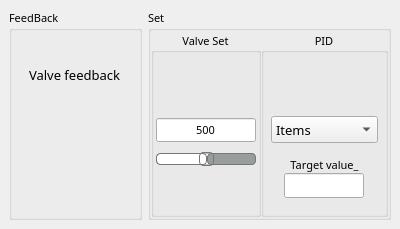
  <widget class="QDockWidget" name="control_dock">
   <property name="font">
    <font>
     <family>Rubik</family>
     <pointsize>8</pointsize>
    </font>
   </property>
   <property name="features">
    <set>QDockWidget::DockWidgetMovable</set>
   </property>
   <property name="windowTitle">
    <string>Control</string>
   </property>
   <attribute name="dockWidgetArea">
    <number>8</number>
   </attribute>
   <widget class="QWidget" name="dockWidgetContents_4">
    <layout class="QHBoxLayout" name="horizontalLayout_2">
     <item>
      <widget class="QGroupBox" name="valveFeedback_groupBox">
       <property name="font">
        <font>
         <family>Rubik</family>
        </font>
       </property>
       <property name="title">
        <string>FeedBack</string>
       </property>
       <property name="alignment">
        <set>Qt::AlignLeading|Qt::AlignLeft|Qt::AlignTop</set>
       </property>
       <property name="flat">
        <bool>false</bool>
       </property>
       <layout class="QVBoxLayout" name="verticalLayout_7">
        <property name="spacing">
         <number>2</number>
        </property>
        <property name="leftMargin">
         <number>2</number>
        </property>
        <property name="topMargin">
         <number>2</number>
        </property>
        <property name="rightMargin">
         <number>2</number>
        </property>
        <property name="bottomMargin">
         <number>2</number>
        </property>
        <item>
         <layout class="QVBoxLayout" name="verticalLayout_6">
          <item>
           <layout class="QHBoxLayout" name="horizontalLayout_12">
            <item>
             <widget class="QLabel" name="valve_label">
              <property name="sizePolicy">
               <sizepolicy hsizetype="Fixed" vsizetype="Fixed">
                <horstretch>0</horstretch>
                <verstretch>0</verstretch>
               </sizepolicy>
              </property>
              <property name="minimumSize">
               <size>
                <width>0</width>
                <height>30</height>
               </size>
              </property>
              <property name="font">
               <font>
                <family>Rubik</family>
                <pointsize>11</pointsize>
               </font>
              </property>
              <property name="text">
               <string/>
              </property>
             </widget>
            </item>
           </layout>
          </item>
          <item>
           <layout class="QHBoxLayout" name="horizontalLayout_29">
            <item>
             <widget class="QLineEdit" name="lineEdit_7">
              <property name="sizePolicy">
               <sizepolicy hsizetype="Fixed" vsizetype="Fixed">
                <horstretch>0</horstretch>
                <verstretch>0</verstretch>
               </sizepolicy>
              </property>
              <property name="font">
               <font>
                <family>Rubik</family>
                <pointsize>10</pointsize>
               </font>
              </property>
              <property name="styleSheet">
               <string notr="true">	background: transparent;</string>
              </property>
              <property name="text">
               <string>Valve feedback</string>
              </property>
              <property name="frame">
               <bool>false</bool>
              </property>
              <property name="alignment">
               <set>Qt::AlignCenter</set>
              </property>
             </widget>
            </item>
           </layout>
          </item>
          <item>
           <layout class="QHBoxLayout" name="horizontalLayout_11">
            <item>
             <widget class="QPushButton" name="valve_button">
              <property name="sizePolicy">
               <sizepolicy hsizetype="Fixed" vsizetype="Fixed">
                <horstretch>45</horstretch>
                <verstretch>45</verstretch>
               </sizepolicy>
              </property>
              <property name="minimumSize">
               <size>
                <width>45</width>
                <height>45</height>
               </size>
              </property>
              <property name="text">
               <string/>
              </property>
              <property name="icon">
               <iconset resource="Resources/files.qrc">
                <normaloff>:/item_icons/item_svg/valve_feedback.svg</normaloff>
                <normalon>:/item_icons/item_svg/valve_feedback_active.svg</normalon>:/item_icons/item_svg/valve_feedback.svg</iconset>
              </property>
              <property name="iconSize">
               <size>
                <width>40</width>
                <height>40</height>
               </size>
              </property>
              <property name="checkable">
               <bool>false</bool>
              </property>
              <property name="checked">
               <bool>false</bool>
              </property>
              <property name="flat">
               <bool>true</bool>
              </property>
             </widget>
            </item>
           </layout>
          </item>
          <item>
           <widget class="QCustomPlot" name="valve_plot" native="true">
            <property name="sizePolicy">
             <sizepolicy hsizetype="Expanding" vsizetype="Expanding">
              <horstretch>0</horstretch>
              <verstretch>0</verstretch>
             </sizepolicy>
            </property>
            <property name="minimumSize">
             <size>
              <width>0</width>
              <height>80</height>
             </size>
            </property>
           </widget>
          </item>
         </layout>
        </item>
       </layout>
      </widget>
     </item>
     <item>
      <widget class="QGroupBox" name="setParam_groupBox">
       <property name="title">
        <string>Set</string>
       </property>
       <layout class="QHBoxLayout" name="horizontalLayout">
        <property name="spacing">
         <number>0</number>
        </property>
        <property name="leftMargin">
         <number>0</number>
        </property>
        <property name="topMargin">
         <number>0</number>
        </property>
        <property name="rightMargin">
         <number>0</number>
        </property>
        <property name="bottomMargin">
         <number>0</number>
        </property>
        <item>
         <widget class="QGroupBox" name="Set_groupBox">
          <property name="font">
           <font>
            <family>Rubik</family>
           </font>
          </property>
          <property name="title">
           <string>Valve Set</string>
          </property>
          <property name="alignment">
           <set>Qt::AlignCenter</set>
          </property>
          <layout class="QVBoxLayout" name="verticalLayout_8">
           <property name="spacing">
            <number>10</number>
           </property>
           <property name="leftMargin">
            <number>2</number>
           </property>
           <property name="topMargin">
            <number>10</number>
           </property>
           <property name="rightMargin">
            <number>2</number>
           </property>
           <property name="bottomMargin">
            <number>2</number>
           </property>
           <item>
            <layout class="QHBoxLayout" name="horizontalLayout_21">
             <property name="topMargin">
              <number>0</number>
             </property>
             <item>
              <widget class="QPushButton" name="setParamConfig_pushButton">
               <property name="minimumSize">
                <size>
                 <width>45</width>
                 <height>45</height>
                </size>
               </property>
               <property name="maximumSize">
                <size>
                 <width>45</width>
                 <height>45</height>
                </size>
               </property>
               <property name="text">
                <string/>
               </property>
               <property name="icon">
                <iconset resource="Resources/files.qrc">
                 <normaloff>:/item_icons/item_svg/setParamConfig.svg</normaloff>:/item_icons/item_svg/setParamConfig.svg</iconset>
               </property>
               <property name="iconSize">
                <size>
                 <width>40</width>
                 <height>40</height>
                </size>
               </property>
               <property name="flat">
                <bool>true</bool>
               </property>
              </widget>
             </item>
            </layout>
           </item>
           <item>
            <layout class="QHBoxLayout" name="horizontalLayout_7">
             <property name="topMargin">
              <number>0</number>
             </property>
             <item>
              <widget class="QLineEdit" name="setParamValue_lineEdit">
               <property name="sizePolicy">
                <sizepolicy hsizetype="Minimum" vsizetype="Fixed">
                 <horstretch>0</horstretch>
                 <verstretch>0</verstretch>
                </sizepolicy>
               </property>
               <property name="minimumSize">
                <size>
                 <width>100</width>
                 <height>0</height>
                </size>
               </property>
               <property name="maximumSize">
                <size>
                 <width>80</width>
                 <height>16777215</height>
                </size>
               </property>
               <property name="text">
                <string>500</string>
               </property>
               <property name="frame">
                <bool>true</bool>
               </property>
               <property name="cursorPosition">
                <number>3</number>
               </property>
               <property name="alignment">
                <set>Qt::AlignCenter</set>
               </property>
              </widget>
             </item>
            </layout>
           </item>
           <item>
            <layout class="QHBoxLayout" name="horizontalLayout_22">
             <property name="spacing">
              <number>0</number>
             </property>
             <property name="topMargin">
              <number>0</number>
             </property>
             <property name="bottomMargin">
              <number>0</number>
             </property>
             <item>
              <widget class="QSlider" name="valveSet_slider">
               <property name="sizePolicy">
                <sizepolicy hsizetype="Minimum" vsizetype="Minimum">
                 <horstretch>0</horstretch>
                 <verstretch>0</verstretch>
                </sizepolicy>
               </property>
               <property name="minimumSize">
                <size>
                 <width>100</width>
                 <height>0</height>
                </size>
               </property>
               <property name="styleSheet">
                <string notr="true">QSlider::groove:horizontal {
border: 1px solid #bbb;
background: white;
height: 10px;
border-radius: 4px;
}

QSlider::sub-page:horizontal {
background: qlineargradient(x1: 0, y1: 0,    x2: 0, y2: 1,
    stop: 0 #CDE4F7, stop: 1 #8DC4F0);
background: qlineargradient(x1: 0, y1: 0.2, x2: 1, y2: 1,
    stop: 0 #5C9FD6, stop: 1 #0B87DA);
border: 1px solid #777;
height: 10px;
border-radius: 4px;
}

QSlider::add-page:horizontal {
background: #999D9E;
border: 1px solid #777;
height: 10px;
border-radius: 4px;
}

QSlider::handle:horizontal {
background: qlineargradient(x1:0, y1:0, x2:1, y2:1,
    stop:0 #CDCDCD, stop:1 #3B3F40);
border: 1px solid #777;
width: 13px;
margin-top: -2px;
margin-bottom: -2px;
border-radius: 4px;
}

QSlider::handle:horizontal:hover {
background: qlineargradient(x1:0, y1:0, x2:1, y2:1,
    stop:0 #fff, stop:1 #ddd);
border: 1px solid #444;
border-radius: 4px;
}

QSlider::sub-page:horizontal:disabled {
background: #bbb;
border-color: #999;
}

QSlider::add-page:horizontal:disabled {
background: #eee;
border-color: #999;
}

QSlider::handle:horizontal:disabled {
background: #eee;
border: 1px solid #aaa;
border-radius: 4px;
}</string>
               </property>
               <property name="maximum">
                <number>1000</number>
               </property>
               <property name="singleStep">
                <number>25</number>
               </property>
               <property name="pageStep">
                <number>1</number>
               </property>
               <property name="value">
                <number>500</number>
               </property>
               <property name="sliderPosition">
                <number>500</number>
               </property>
               <property name="tracking">
                <bool>true</bool>
               </property>
               <property name="orientation">
                <enum>Qt::Horizontal</enum>
               </property>
               <property name="invertedAppearance">
                <bool>false</bool>
               </property>
               <property name="invertedControls">
                <bool>false</bool>
               </property>
               <property name="tickPosition">
                <enum>QSlider::NoTicks</enum>
               </property>
               <property name="tickInterval">
                <number>1</number>
               </property>
              </widget>
             </item>
            </layout>
           </item>
           <item>
            <layout class="QHBoxLayout" name="horizontalLayout_23">
             <item>
              <widget class="QPushButton" name="sendParamValue_button">
               <property name="minimumSize">
                <size>
                 <width>35</width>
                 <height>35</height>
                </size>
               </property>
               <property name="maximumSize">
                <size>
                 <width>35</width>
                 <height>35</height>
                </size>
               </property>
               <property name="text">
                <string/>
               </property>
               <property name="icon">
                <iconset resource="Resources/files.qrc">
                 <normaloff>:/icons/upload.svg</normaloff>:/icons/upload.svg</iconset>
               </property>
               <property name="iconSize">
                <size>
                 <width>27</width>
                 <height>27</height>
                </size>
               </property>
               <property name="checkable">
                <bool>false</bool>
               </property>
               <property name="flat">
                <bool>true</bool>
               </property>
              </widget>
             </item>
            </layout>
           </item>
          </layout>
         </widget>
        </item>
        <item>
         <widget class="QGroupBox" name="PID_groupBox">
          <property name="font">
           <font>
            <family>Rubik</family>
           </font>
          </property>
          <property name="title">
           <string>PID</string>
          </property>
          <property name="alignment">
           <set>Qt::AlignCenter</set>
          </property>
          <property name="flat">
           <bool>false</bool>
          </property>
          <layout class="QHBoxLayout" name="horizontalLayout_18">
           <property name="spacing">
            <number>0</number>
           </property>
           <property name="leftMargin">
            <number>2</number>
           </property>
           <property name="topMargin">
            <number>2</number>
           </property>
           <property name="rightMargin">
            <number>2</number>
           </property>
           <property name="bottomMargin">
            <number>2</number>
           </property>
           <item>
            <layout class="QVBoxLayout" name="verticalLayout_10">
             <item>
              <layout class="QVBoxLayout" name="verticalLayout_9">
               <property name="spacing">
                <number>7</number>
               </property>
               <property name="leftMargin">
                <number>5</number>
               </property>
               <property name="rightMargin">
                <number>5</number>
               </property>
               <item>
                <layout class="QHBoxLayout" name="horizontalLayout_24">
                 <item>
                  <widget class="QPushButton" name="pidEnable_pushButton">
                   <property name="enabled">
                    <bool>true</bool>
                   </property>
                   <property name="sizePolicy">
                    <sizepolicy hsizetype="Fixed" vsizetype="Fixed">
                     <horstretch>0</horstretch>
                     <verstretch>0</verstretch>
                    </sizepolicy>
                   </property>
                   <property name="minimumSize">
                    <size>
                     <width>40</width>
                     <height>40</height>
                    </size>
                   </property>
                   <property name="text">
                    <string/>
                   </property>
                   <property name="icon">
                    <iconset resource="Resources/files.qrc">
                     <normaloff>:/icons/toggle_off.svg</normaloff>
                     <normalon>:/icons/toggle_on.svg</normalon>
                     <disabledoff>:/icons/toggle_off.svg</disabledoff>
                     <activeoff>:/icons/toggle_off.svg</activeoff>:/icons/toggle_off.svg</iconset>
                   </property>
                   <property name="iconSize">
                    <size>
                     <width>40</width>
                     <height>40</height>
                    </size>
                   </property>
                   <property name="checkable">
                    <bool>true</bool>
                   </property>
                   <property name="checked">
                    <bool>false</bool>
                   </property>
                   <property name="autoDefault">
                    <bool>true</bool>
                   </property>
                   <property name="flat">
                    <bool>true</bool>
                   </property>
                  </widget>
                 </item>
                </layout>
               </item>
               <item>
                <layout class="QHBoxLayout" name="horizontalLayout_30">
                 <item>
                  <widget class="QComboBox" name="pidValue_comboBox">
                   <property name="sizePolicy">
                    <sizepolicy hsizetype="Fixed" vsizetype="Fixed">
                     <horstretch>0</horstretch>
                     <verstretch>0</verstretch>
                    </sizepolicy>
                   </property>
                   <property name="minimumSize">
                    <size>
                     <width>107</width>
                     <height>0</height>
                    </size>
                   </property>
                   <property name="font">
                    <font>
                     <family>Rubik</family>
                     <pointsize>10</pointsize>
                    </font>
                   </property>
                   <property name="insertPolicy">
                    <enum>QComboBox::InsertAtTop</enum>
                   </property>
                   <property name="sizeAdjustPolicy">
                    <enum>QComboBox::AdjustToMinimumContentsLengthWithIcon</enum>
                   </property>
                   <property name="iconSize">
                    <size>
                     <width>19</width>
                     <height>19</height>
                    </size>
                   </property>
                   <item>
                    <property name="text">
                     <string>Items</string>
                    </property>
                   </item>
                  </widget>
                 </item>
                </layout>
               </item>
              </layout>
             </item>
             <item>
              <layout class="QVBoxLayout" name="verticalLayout_12">
               <property name="spacing">
                <number>0</number>
               </property>
               <property name="rightMargin">
                <number>0</number>
               </property>
               <item>
                <widget class="QLabel" name="label_2">
                 <property name="sizePolicy">
                  <sizepolicy hsizetype="Minimum" vsizetype="Fixed">
                   <horstretch>0</horstretch>
                   <verstretch>0</verstretch>
                  </sizepolicy>
                 </property>
                 <property name="font">
                  <font>
                   <family>Rubik</family>
                  </font>
                 </property>
                 <property name="text">
                  <string>Target value_</string>
                 </property>
                 <property name="alignment">
                  <set>Qt::AlignCenter</set>
                 </property>
                 <property name="margin">
                  <number>3</number>
                 </property>
                </widget>
               </item>
               <item>
                <layout class="QHBoxLayout" name="horizontalLayout_20">
                 <property name="spacing">
                  <number>0</number>
                 </property>
                 <item>
                  <widget class="QLineEdit" name="pidTargetValue_lineEdit">
                   <property name="sizePolicy">
                    <sizepolicy hsizetype="Fixed" vsizetype="Fixed">
                     <horstretch>0</horstretch>
                     <verstretch>0</verstretch>
                    </sizepolicy>
                   </property>
                   <property name="minimumSize">
                    <size>
                     <width>80</width>
                     <height>0</height>
                    </size>
                   </property>
                   <property name="maximumSize">
                    <size>
                     <width>70</width>
                     <height>16777215</height>
                    </size>
                   </property>
                   <property name="styleSheet">
                    <string notr="true">QSlider::groove:vertical
{
border: 1px solid #bbb;
background: white;
width: 18px;
border-radius: 4px;
}

QSlider::sub-page:vertical
{
background: QLinearGradient( x1: 0, y1: 0, x2: 1, y2: 0, stop: 0 #C8CBCC stop: 0.4999 #5B5E5E, stop: 0.5 #5B5E5E, stop: 1 #3B3F40 );
width: 5px;
border-radius: 4px;
}

QSlider::add-page:vertical {
background: QLinearGradient( x1: 0, y1: 0, x2: 1, y2: 0, stop: 0 #CDE4F7, stop: 0.4999 #8DC4F0, stop: 0.5 #5C9FD6, stop: 1 #0B87DA );
border: 1px solid #777;
width: 5px;
border-radius: 4px;
}

QSlider::handle:vertical {
background: qlineargradient(x1:0, y1:0, x2:1, y2:1, stop:0 #eee, stop:1 #ccc);
border: 1px solid #777;
height: 15px;
margin-top: -5px;
margin-bottom: -5px;
border-radius: 4px;
}

QSlider::handle:vertical:hover {
background: qlineargradient(x1:0, y1:0, x2:1, y2:1, stop:0 #fff, stop:1 #ddd);
border: 1px solid #444;
border-radius: 4px;
}

QSlider::sub-page:vertical:disabled {
background: #eee;
border-color: #999;
}

QSlider::add-page:vertical:disabled {
background: #eee;
border-color: #999;
}

QSlider::handle:vertical:disabled {
background: #eee;
border: 1px solid #aaa;
border-radius: 4px;
}</string>
                   </property>
                   <property name="alignment">
                    <set>Qt::AlignCenter</set>
                   </property>
                  </widget>
                 </item>
                </layout>
               </item>
              </layout>
             </item>
            </layout>
           </item>
          </layout>
         </widget>
        </item>
       </layout>
      </widget>
     </item>
    </layout>
   </widget>
  </widget>
